Frame 1 (no input): blank canvas, image omitted
Frame 60 (the mouse pressed at the canvas centre just before this capture): blank canvas, image omitted
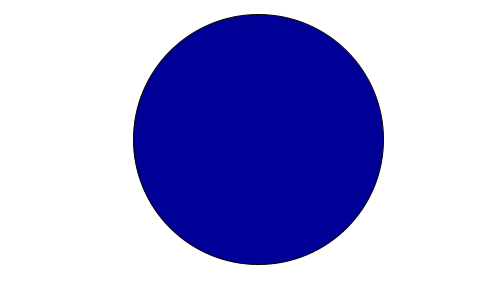
Frame 120 (the mouse held since frame 60 and released just before this capture)

The Processing sketch whose frames 1 and 60 were blank and that drew this single picture after the mouse press (run headless with seeded random() and noise(); from frame 60 on, the mouse is pressed at the canvas centre):

// Processing sketch: processing_12356
// ── processing_12356.pde

float x = 100;
float y = 100;
float ellipseWidth = 60;
boolean xDirection = true;  //True means right, false means left
boolean yDirection = true;  //True means down, false means up
float speed = 3.3;

void setup() {
  size(500, 300);
  //size (screen.width, screen.height);
  //fullscreen
  smooth();
}

void draw() {
  
  ellipseWidth = mouseX;
  
  background(255);

  //Update the X coordinate
  if(xDirection) {
    x = x + speed;
  } else {
    x = x - speed;
  }

  //Check for edge of screen
  if(x > width - ellipseWidth / 2) {
    xDirection = false;
  } else if (x < 0 + (ellipseWidth / 2)) {
    xDirection = true;
  }

  //Update the Y coordinate
  if(yDirection) {
    y = y + speed;
  } else {
    y = y - speed;
  }
  
  //Check for edge of screen
  if(y > height - (ellipseWidth / 2)) {
    yDirection = false;
  } else if (y < 0 + (ellipseWidth / 2)) {
    yDirection = true;
  }
    
  


  //Draw the ball
  fill(0, 0, 150);
  ellipseMode(CENTER);
  ellipse(x, y, ellipseWidth, ellipseWidth);
}
